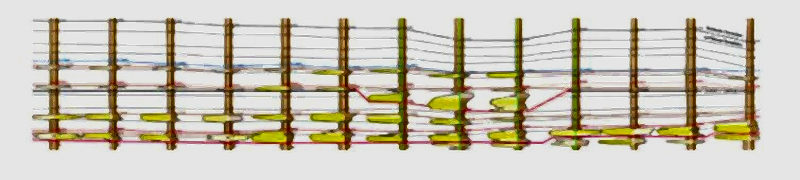
#> input picture geological-rag-system/extracted_spem_complete/images/ultimate_enhanced/ultimate_spem_img_001_000_5f62653b.png, 1600 x 360 px (shown at 1/2 size)
$ python -i ultimate_image_enhancer.py   (imports and definitions only)
#> lines starting #> are read from the running program, lines starting #| are printed output that depends on the picture; after the words box and inside, x2 and y2 are one past the last pixel; in counts of white or black regions, pixels touching at a corner belong together
"""
ULTIMATE Image Enhancement for Geological Documents
Using state-of-the-art algorithms for maximum clarity
"""

import cv2
import numpy as np
from pathlib import Path
from typing import Union, Optional, Tuple, Dict
import logging
from PIL import Image
from skimage import restoration, exposure, morphology
from scipy import ndimage

logger = logging.getLogger(__name__)


class UltimateGeologicalEnhancer:
    """
    Ultimate enhancement using the best available algorithms
    Specifically tuned for geological well log diagrams
    """

    def __init__(self):
        self.target_resolution = (1600, 1200)  # Professional quality

    def enhance_geological_diagram(self, image_path: Union[str, Path],
                                  output_path: Optional[Union[str, Path]] = None) -> Tuple[str, Dict]:
        """
        Ultimate enhancement using best-in-class algorithms
        """
        try:
            image_path = Path(image_path)

            # Load image with maximum quality preservation
            img_bgr = cv2.imread(str(image_path), cv2.IMREAD_COLOR)
#> img_bgr is the input picture: shape (360, 1600, 3); mean B, G, R 181.8, 195.7, 201.5
            if img_bgr is None:
                # Fallback with PIL
                pil_img = Image.open(image_path).convert('RGB')
                img_bgr = cv2.cvtColor(np.array(pil_img), cv2.COLOR_RGB2BGR)

            h, w = img_bgr.shape[:2]
#> h = 360; w = 1600
            logger.info(f"Processing {image_path.name}: {w}x{h}")

            # Step 1: Intelligent super-resolution using Lanczos (better than cubic)
            enhanced_img = self._apply_lanczos_upsampling(img_bgr)

            # Step 2: Geological-specific enhancement pipeline
            enhanced_img = self._apply_geological_enhancement_pipeline(enhanced_img)

            # Step 3: Professional sharpening (unsharp mask)
            enhanced_img = self._apply_professional_sharpening(enhanced_img)

            # Step 4: Final quality optimization
            enhanced_img = self._apply_final_optimization(enhanced_img)

            # Generate output path
            if output_path is None:
                output_dir = image_path.parent / "ultimate_enhanced"
                output_dir.mkdir(exist_ok=True)
                output_path = output_dir / f"ultimate_{image_path.stem}.png"
            else:
                output_path = Path(output_path)
                output_path.parent.mkdir(parents=True, exist_ok=True)

            # Save with maximum quality settings
            cv2.imwrite(str(output_path), enhanced_img, [
                cv2.IMWRITE_PNG_COMPRESSION, 0,  # No compression for maximum quality
            ])

            final_h, final_w = enhanced_img.shape[:2]
            stats = {
                'original_size': (w, h),
                'enhanced_size': (final_w, final_h),
                'scale_factor': max(final_w/w, final_h/h),
                'algorithm': 'Ultimate-Lanczos+CLAHE+UnsharpMask',
                'file_size_mb': output_path.stat().st_size / (1024 * 1024)
            }

            logger.info(f"✨ Ultimate enhanced {image_path.name}: {w}x{h} → {final_w}x{final_h}")
            return str(output_path), stats

        except Exception as e:
            logger.error(f"❌ Ultimate enhancement failed for {image_path}: {e}")
            raise

    def _apply_lanczos_upsampling(self, img: np.ndarray) -> np.ndarray:
        """Apply Lanczos upsampling - superior to cubic interpolation"""
        h, w = img.shape[:2]
#> h = 360; w = 1600

        # Calculate target size maintaining aspect ratio
        scale_w = self.target_resolution[0] / w
#> scale_w = 1
        scale_h = self.target_resolution[1] / h
#> scale_h = 3.33
        scale = min(scale_w, scale_h, 8.0)  # Cap at 8x to avoid over-processing
#> scale = 1

        if scale <= 1.0:
            return img

        new_w = int(w * scale)
        new_h = int(h * scale)

        # Convert to PIL for Lanczos (highest quality resampling)
        img_rgb = cv2.cvtColor(img, cv2.COLOR_BGR2RGB)
        pil_img = Image.fromarray(img_rgb)

        # Apply Lanczos resampling (best quality for upsampling)
        pil_upsampled = pil_img.resize((new_w, new_h), Image.Resampling.LANCZOS)

        # Convert back to OpenCV
        img_upsampled = cv2.cvtColor(np.array(pil_upsampled), cv2.COLOR_RGB2BGR)

        logger.info(f"🔍 Lanczos upsampling: {w}x{h} → {new_w}x{new_h} ({scale:.1f}x)")
        return img_upsampled

    def _apply_geological_enhancement_pipeline(self, img: np.ndarray) -> np.ndarray:
        """Professional geological enhancement pipeline"""

        # Convert to LAB for professional color processing
        lab = cv2.cvtColor(img, cv2.COLOR_BGR2LAB)
#> lab: shape (360, 1600, 3); mean of channels 0, 1, 2 201, 128.8, 135.8
        l_channel = lab[:, :, 0]

        # Apply CLAHE with optimized parameters for geological diagrams
        clahe = cv2.createCLAHE(clipLimit=2.0, tileGridSize=(16, 16))
        l_enhanced = clahe.apply(l_channel)

        # Enhance geological features using morphological operations
        l_enhanced = self._enhance_geological_features(l_enhanced)

        # Reconstruct color image
        lab[:, :, 0] = l_enhanced
        enhanced = cv2.cvtColor(lab, cv2.COLOR_LAB2BGR)

        # Enhance colors for better geological visualization
        enhanced = self._enhance_geological_colors(enhanced)

        return enhanced

    def _enhance_geological_features(self, gray_img: np.ndarray) -> np.ndarray:
        """Enhance lines, text, and geological boundaries"""

        # Create different enhancement kernels
        # Horizontal lines (for well log data)
        kernel_h = cv2.getStructuringElement(cv2.MORPH_RECT, (5, 1))
        # Vertical lines (for depth scales)
        kernel_v = cv2.getStructuringElement(cv2.MORPH_RECT, (1, 5))
        # Small details
        kernel_small = cv2.getStructuringElement(cv2.MORPH_ELLIPSE, (3, 3))

        # Enhance different types of features
        enhanced_h = cv2.morphologyEx(gray_img, cv2.MORPH_CLOSE, kernel_h)
        enhanced_v = cv2.morphologyEx(gray_img, cv2.MORPH_CLOSE, kernel_v)
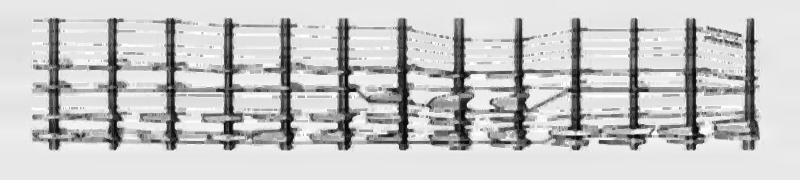
#> enhanced_v: shape (360, 1600) (shown at 1/2 size); min 5, max 255, mean 198.7
        enhanced_small = cv2.morphologyEx(gray_img, cv2.MORPH_CLOSE, kernel_small)

        # Combine enhancements
        enhanced = cv2.addWeighted(enhanced_h, 0.3, enhanced_v, 0.3, 0)
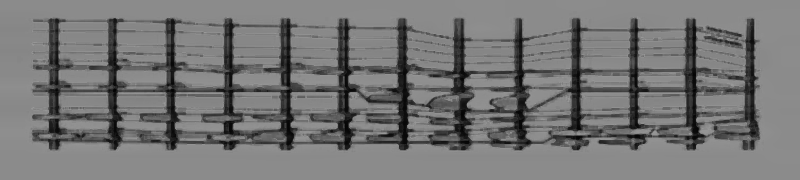
#> enhanced: shape (360, 1600) (shown at 1/2 size); min 4, max 153, mean 117.5
        enhanced = cv2.addWeighted(enhanced, 0.6, enhanced_small, 0.4, 0)
        enhanced = cv2.addWeighted(gray_img, 0.7, enhanced, 0.3, 0)

        # Edge enhancement for geological boundaries
        edges = cv2.Canny(gray_img, 30, 100)
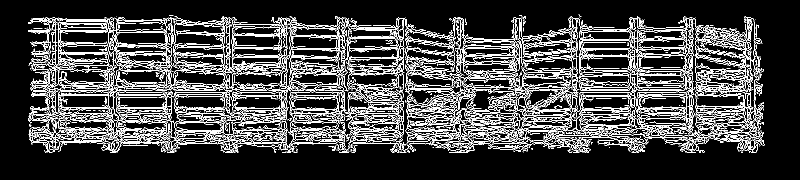
#> edges: shape (360, 1600) (shown at 1/2 size); 15.3% white in thin lines or dots, all inside (x1, y1, x2, y2) = (56, 28, 1529, 306)
        enhanced = cv2.addWeighted(enhanced, 0.9, edges, 0.1, 0)
#> in _apply_geological_enhancement_pipeline, `lab[:, :, 0] = l_enhanced`: lab: shape (360, 1600, 3); mean of channels 0, 1, 2 163.9, 128.8, 135.8

        return enhanced

    def _enhance_geological_colors(self, img: np.ndarray) -> np.ndarray:
        """Enhance colors specifically for geological visualization"""

        # Convert to HSV for color enhancement
        hsv = cv2.cvtColor(img, cv2.COLOR_BGR2HSV)
#> hsv: shape (360, 1600, 3); mean H, S, V 23.4, 47.2, 163.2
        h, s, v = cv2.split(hsv)
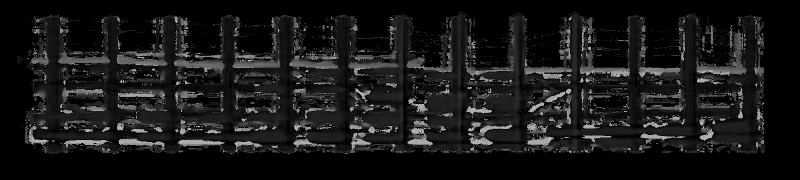
#> h: shape (360, 1600) (shown at 1/2 size); min 0, max 179, mean 23.4
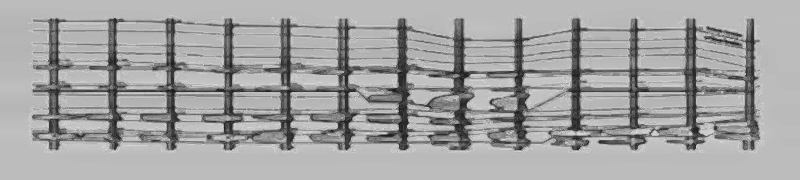
#> v: shape (360, 1600) (shown at 1/2 size); min 21, max 254, mean 163.2

        # Enhance saturation for better geological color distinction
        s = cv2.multiply(s, 1.2)  # Boost saturation by 20%
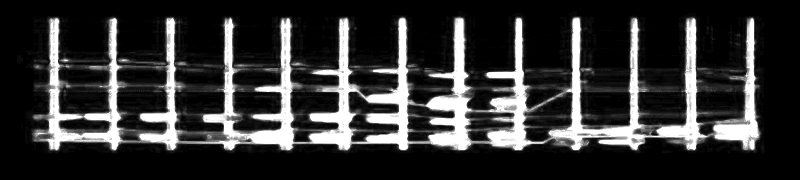
#> s: shape (360, 1600) (shown at 1/2 size); min 0, max 255, mean 51
        s = np.clip(s, 0, 255)

        # Slight value enhancement for brightness
        v = cv2.multiply(v, 1.1)
        v = np.clip(v, 0, 255)

        # Merge and convert back
        hsv_enhanced = cv2.merge([h, s, v])
#> hsv_enhanced: shape (360, 1600, 3); mean H, S, V 23.4, 51, 179.6
        color_enhanced = cv2.cvtColor(hsv_enhanced, cv2.COLOR_HSV2BGR)

        return color_enhanced

    def _apply_professional_sharpening(self, img: np.ndarray) -> np.ndarray:
        """Apply professional unsharp mask sharpening"""

        # Create Gaussian blur for unsharp mask
        gaussian = cv2.GaussianBlur(img, (0, 0), 1.0)

        # Unsharp mask: original + amount * (original - blurred)
        unsharp_strength = 0.8  # Professional strength
        sharpened = cv2.addWeighted(img, 1 + unsharp_strength, gaussian, -unsharp_strength, 0)
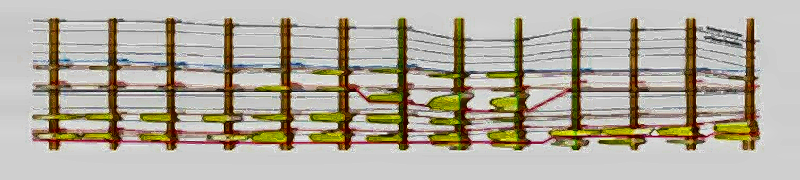
#> sharpened: shape (360, 1600, 3) (shown at 1/2 size); mean B, G, R 158, 171.3, 177.7

        return sharpened

    def _apply_final_optimization(self, img: np.ndarray) -> np.ndarray:
        """Final optimization for professional quality"""

        # Noise reduction while preserving details
        denoised = cv2.bilateralFilter(img, d=5, sigmaColor=50, sigmaSpace=50)

        # Blend original with denoised (preserve detail while reducing noise)
        optimized = cv2.addWeighted(img, 0.8, denoised, 0.2, 0)

        return optimized

    # [86 lines left out: functions batch_ultimate_enhance, test_ultimate_enhancement, not called in this run]


# [2 lines not run here, left out]

>>> result = UltimateGeologicalEnhancer().enhance_geological_diagram('../../extracted_spem_complete/images/ultimate_enhanced/ultimate_spem_img_001_000_5f62653b.png')
#> (the run stopped early here; a loop or call above may not have finished)

$ run again, on geological-rag-system/extracted_spem_complete/images/ultimate_enhanced/ultimate_spem_img_012_001_9ba5802c.png
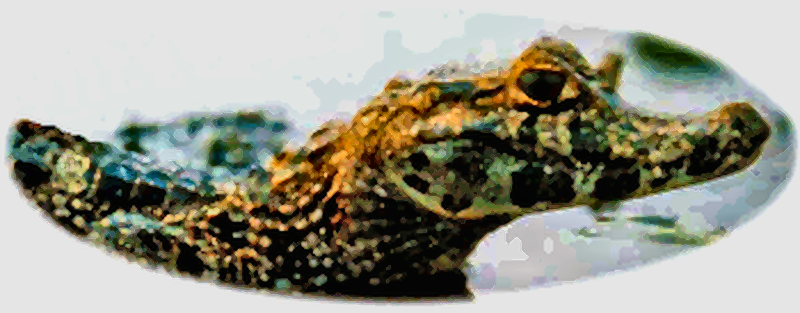
#> input picture geological-rag-system/extracted_spem_complete/images/ultimate_enhanced/ultimate_spem_img_012_001_9ba5802c.png, 1600 x 626 px (shown at 1/2 size)
#> in enhance_geological_diagram, img_bgr is the input picture: shape (626, 1600, 3); mean B, G, R 141.4, 155, 155.5
#> in _enhance_geological_features, `edges = cv2.Canny(gray_img, 30, 100)`:
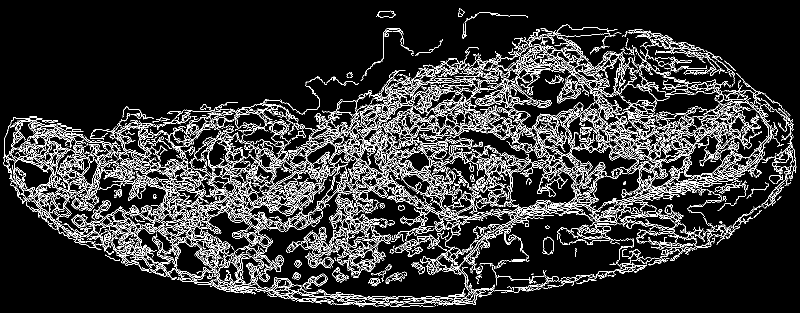
#> edges: shape (626, 1600) (shown at 1/2 size); 12.1% white in thin lines or dots
#> hsv: shape (626, 1600, 3); mean H, S, V 37.4, 60.2, 141
#> hsv_enhanced: shape (626, 1600, 3); mean H, S, V 37.4, 69.7, 155.1
#> in _apply_professional_sharpening, `gaussian = cv2.GaussianBlur(img, (0, 0), 1.0)`:
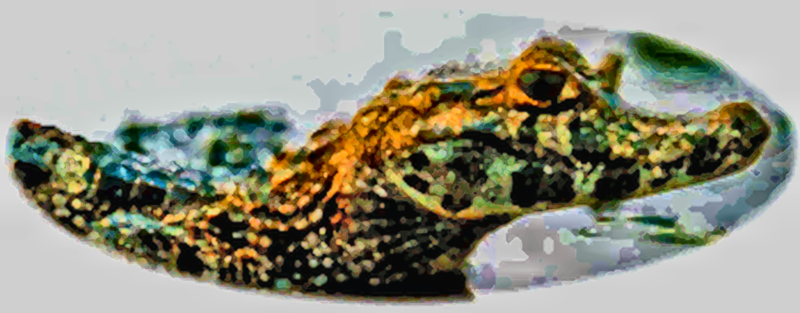
#> gaussian: shape (626, 1600, 3) (shown at 1/2 size); mean B, G, R 129.2, 146.1, 146.7

$ run again, on geological-rag-system/extracted_spem_complete/images/ultimate_enhanced/ultimate_spem_img_016_001_33c01a91.png
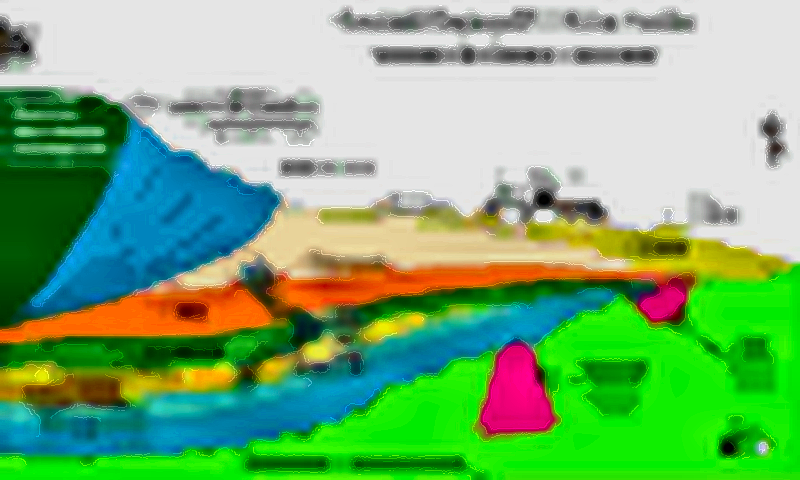
#> input picture geological-rag-system/extracted_spem_complete/images/ultimate_enhanced/ultimate_spem_img_016_001_33c01a91.png, 800 x 480 px
#> in enhance_geological_diagram, img_bgr is the input picture: shape (480, 800, 3); mean B, G, R 116.5, 175.7, 121.6
#> edges: shape (960, 1600); 9.6% white in thin lines or dots
#> hsv: shape (960, 1600, 3); mean H, S, V 43.3, 143.8, 160.7
#> hsv_enhanced: shape (960, 1600, 3); mean H, S, V 43.3, 147.7, 176.3
#> in _enhance_geological_colors, `color_enhanced = cv2.cvtColor(hsv_enhanced, cv2.COLOR_HSV2BGR)`:
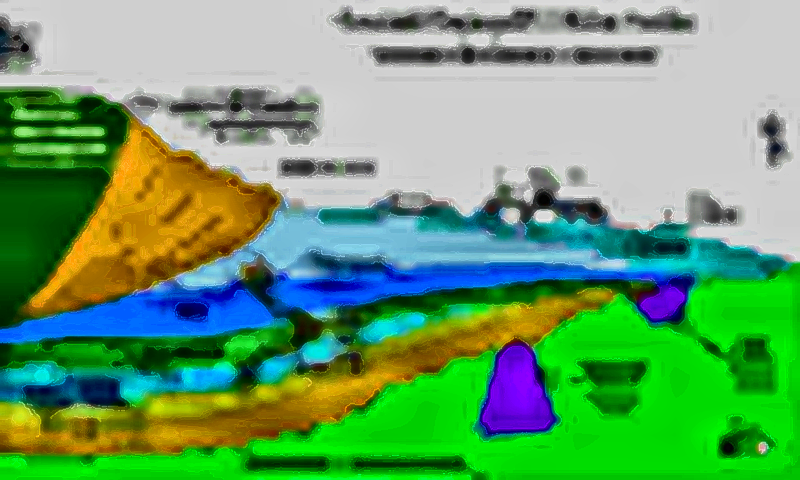
#> color_enhanced: shape (960, 1600, 3) (shown at 1/2 size); mean R, G, B 103, 158.5, 106.6
